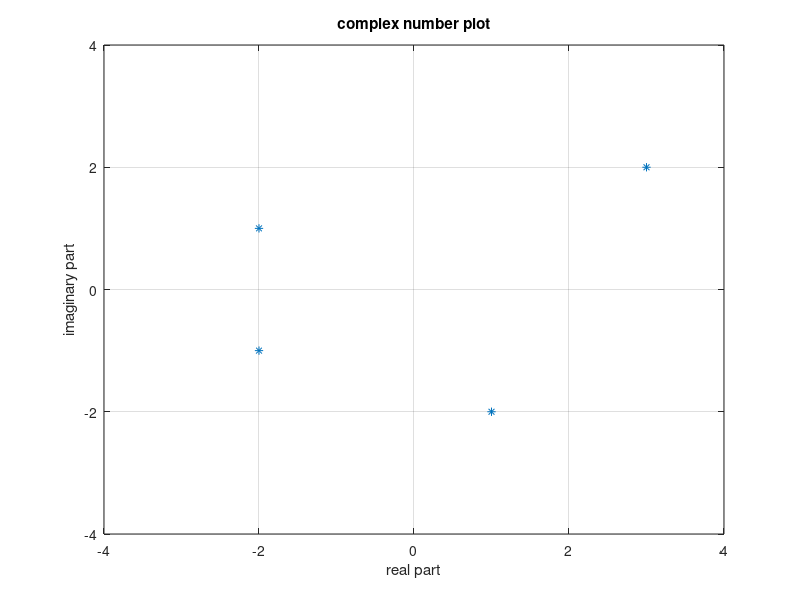

This figure's MATLAB source: (Note: this script raises an error after producing the figure.)
% %https://www.maths.unsw.edu.au/sites/default/files/MatlabSelfPaced/lesson10/MatlabLesson10_Complex.html
% 
% % Plot the complex curve z = exp(i* t) for t in [-4, 4]. What should the curve look like?
% % Answer: 
% t = linspace(-4,4,401);
% % % z = exp(complex(0,t)); not working in matlab2018b
% z = exp(i*t);
% plot(z);
% % The plot looks like an ellipse, but should be a circle with centre
% % the origin and radius 1, as |z| = 1 for all real t. To get a plot 
% % that looks like a circle, you need to make the axes equal. 
% 
% 
% z1 = 3 + 2*i;
% % plot(real(z1), imag(z1), '*');
% % hold on
% plot(z1, 'o');


z2 = [3+2i, -2+1i, -2-1i, 1-2i];
plot(z2,'*');
axis([-4 4 -4 4])
grid on
xlabel('real part')
ylabel('imaginary part')
title('complex number plot')
gtext(["3+2i"; "-2+1i"; "-2-1i"; "1-2i"])
